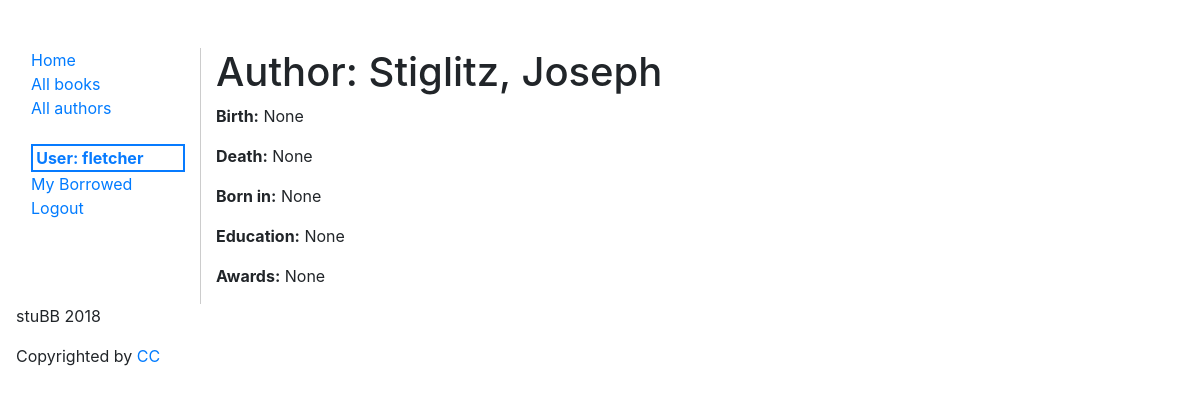
The app's page /catalog/author/1 (signed in) with its own data.
### catalog/models.py (models this page shows, shortened)
class Author(models.Model):
  first_name = models.CharField(max_length=100)
  last_name = models.CharField(max_length=100)
  date_of_birth = models.DateField(null=True, blank=True)
  date_of_death = models.DateField('died', null=True, blank=True)
  born_in = models.CharField(max_length=200, null=True, blank=True)
  education = models.CharField(max_length=200, null=True, blank=True)
  COMMON_BOOK_AWARDS = (
    ('booker', 'Booker Award'),
    ('caldecott', 'Caldecott Medal'),
    ('nba', 'National Book Award'),
    ('nbcca', 'National Book Critics Circle Award'),
    ('newbery', 'Newbery Medal'),
    ('npl', 'Nobel Prize for Literature'),
    ('p/f', 'PEN/Faulkner Award'),
    ('pp', 'Pulitzer Prize'),
    ('cwp', "Commonwealth Writers' Prize"),
    ('emma', 'EMMA Awards')
  )
  awards = models.CharField(max_length=10, choices=COMMON_BOOK_AWARDS, null=True, blank=True)
  class Meta:
    ordering = ["last_name", "first_name"]

### catalog/views.py (the view)
# urls.py: path('author/<int:pk>', views.AuthorDetailView.as_view(), name='author-detail'),
class AuthorDetailView(LoginRequiredMixin, generic.DetailView):
  model = Author

### templates/catalog/author_detail.html (shortened to what this page needs)
{% extends 'catalog/base.html' %}
{% block content %}
  <h1>Author: {{ author.last_name }}, {{ author.first_name}}</h1>
  <p><strong>Birth:</strong> {{ author.date_of_birth}}</p>
  <p><strong>Death:</strong> {{ author.date_of_death }}</p>
  <p><strong>Born in:</strong> {{ author.born_in }}</p>
  <p><strong>Education:</strong> {{ author.education }}</p>
  <p><strong>Awards:</strong> {{ author.awards }}</p>
{% endblock %}

### templates/catalog/base.html (shortened to what this page needs)
<!DOCTYPE html>
<html lang="en">
  <head>
    {% load staticfiles %}
    {% block head %}
    <link rel="stylesheet" href="{% static 'styles/catalog.css' %}" />
    <link rel="stylesheet" href="https://stackpath.bootstrapcdn.com/bootstrap/4.1.3/css/bootstrap.min.css">
    {% endblock %}
  </head>
  <body>
    <div class="container-fluid">
    <div class="row">
      <div class="col-sm-2">
      {% block sidebar %}
        <ul class="sidebar-nav">
          <li><a href="{% url 'index' %}">Home</a></li>
          <li><a href="{% url 'books' %}">All books</a></li>
          <li><a href="{% url 'authors' %}">All authors</a></li><br />
        {% if user.is_authenticated %}
          <li class="current-user">User: {{ user.get_username }}</li>
          <li><a href="{% url 'my-borrowed' %}">My Borrowed</a> </li>
          <li><a href="{% url 'logout'%}">Logout</a></li>
        {% else %}
          <li><a href="{% url 'login'%}">Login</a></li>
        {% endif %}
        </ul>
     {% endblock %}
      </div>
      <div class="col-sm-10 content">
        {% block content %}{% endblock %}
      </div>
    </div>
  </div>
  <footer class="basic-footer">
      <p> stuBB 2018</p>
      <p>Copyrighted by <a href="https://creativecommons.org/licenses/by/3.0/">CC</a></p>
  </footer>
  </body>
</html>

### catalog/static/styles/catalog.css (style rules this page uses)
.sidebar-nav { margin-top: 3em; list-style: none; margin-left: -1.5em; }
.content { margin-top: 3em; border-left: 1px solid #ccc; }
.current-user { border: 2px solid #077bff; color: #077bff; font-weight: bold; padding-left: .2em; }
footer { padding-left: 1em; }

### records on screen
Author: last_name "Stiglitz", first_name "Joseph", date_of_birth "None", date_of_death "None", born_in "None", education "None", awards "None"

### other values on screen
{{ user.get_username }} "fletcher"
